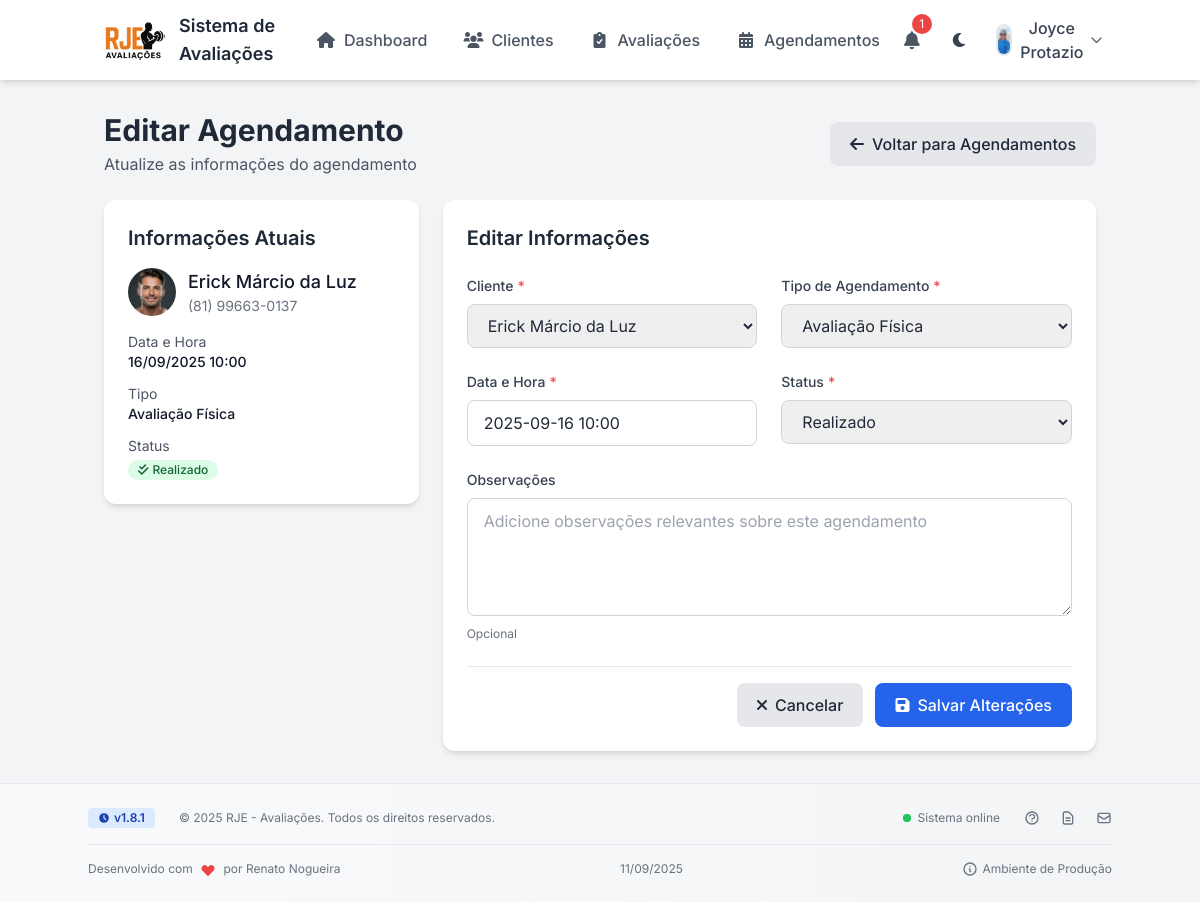
The page /pages/agendamentos/editar.php?id=9 (signed in) on the database its author committed.
### tables this page shows
CREATE TABLE usuarios (
                id INTEGER PRIMARY KEY AUTOINCREMENT,
                username TEXT UNIQUE NOT NULL,
                password TEXT NOT NULL,
                nome TEXT NOT NULL,
                email TEXT UNIQUE NOT NULL,
                created_at TIMESTAMP DEFAULT CURRENT_TIMESTAMP
            , telefone TEXT, especialidade TEXT, config_horario_abertura TEXT DEFAULT '08:00', config_horario_fechamento TEXT DEFAULT '18:00', config_duracao_padrao INTEGER DEFAULT 60, config_dias_trabalho TEXT DEFAULT '1,2,3,4,5', foto TEXT);

CREATE TABLE agendamentos (
                id INTEGER PRIMARY KEY AUTOINCREMENT,
                cliente_id INTEGER NOT NULL,
                data_agendamento DATETIME NOT NULL,
                tipo TEXT NOT NULL,
                status TEXT DEFAULT 'pendente',
                observacoes TEXT,
                created_at TIMESTAMP DEFAULT CURRENT_TIMESTAMP,
                usuario_id INTEGER,
                FOREIGN KEY (cliente_id) REFERENCES clientes(id),
                FOREIGN KEY (usuario_id) REFERENCES usuarios(id)
            );

CREATE TABLE clientes (
                id INTEGER PRIMARY KEY AUTOINCREMENT,
                nome TEXT NOT NULL,
                email TEXT,
                telefone TEXT,
                data_nascimento DATE,
                sexo TEXT,
                altura REAL,
                observacoes TEXT,
                foto TEXT,
                created_at TIMESTAMP DEFAULT CURRENT_TIMESTAMP,
                usuario_id INTEGER, codigo_acesso TEXT,
                FOREIGN KEY (usuario_id) REFERENCES usuarios(id)
            );

### pages/agendamentos/editar.php (the view, shortened to what the rows shown need)
<?php
require_once '../../includes/auth.php';
require_once '../../includes/db.php';
$agendamentoId = $_GET['id'];
$currentUserId = getCurrentUserId();
$stmt = $db->prepare("
    SELECT ag.*, c.nome as cliente_nome, c.telefone as cliente_telefone, c.foto as cliente_foto
    FROM agendamentos ag
    JOIN clientes c ON ag.cliente_id = c.id
    WHERE ag.id = :id AND ag.usuario_id = :usuario_id
");
$stmt->bindValue(':id', $agendamentoId);
$stmt->bindValue(':usuario_id', $currentUserId);
$result = $stmt->execute();
$agendamento = $result->fetchArray(SQLITE3_ASSOC);
$clientes = [];
$result = $db->query("SELECT id, nome FROM clientes WHERE usuario_id = $currentUserId ORDER BY nome ASC");
while ($row = $result->fetchArray(SQLITE3_ASSOC)) {
    $clientes[] = $row;
}
function formatarDataHoraBR($dataHora)
{
    $data = new DateTime($dataHora);
    return $data->format('d/m/Y H:i');
}
?>
<?php include '../../includes/header.php'; ?>
<div class="container mx-auto px-4 py-8">
    <div class="flex flex-col md:flex-row md:justify-between md:items-center mb-6">
        <div>
            <h1 class="text-3xl font-bold text-gray-800 dark:text-white">Editar Agendamento</h1>
        </div>
    </div>
    <div class="grid grid-cols-1 lg:grid-cols-3 gap-6">
        <div class="lg:col-span-1">
            <div class="bg-white dark:bg-gray-800 rounded-xl shadow-md p-6 mb-6">
                <h2 class="text-xl font-semibold text-gray-800 dark:text-white mb-4">Informações Atuais</h2>
                <div class="flex items-center mb-4">
                    <?php if ($agendamento['cliente_foto']): ?>
                    <div class="flex-shrink-0 h-12 w-12">
                        <img class="h-12 w-12 rounded-full object-cover"
                            src="../../<?= htmlspecialchars($agendamento['cliente_foto']) ?>"
                            alt="<?= htmlspecialchars($agendamento['cliente_nome']) ?>">
                    </div>
                    <?php endif; ?>
                    <div class="ml-3">
                        <h3 class="text-lg font-medium text-gray-900 dark:text-white">
                            <?= htmlspecialchars($agendamento['cliente_nome']) ?></h3>
                        <p class="text-sm text-gray-500 dark:text-gray-400">
                            <?= htmlspecialchars($agendamento['cliente_telefone']) ?></p>
                    </div>
                </div>
                <div class="space-y-3">
                    <div>
                        <p class="text-sm text-gray-600 dark:text-gray-400">Data e Hora</p>
                        <p class="text-sm font-medium text-gray-900 dark:text-white">
                            <?= formatarDataHoraBR($agendamento['data_agendamento']) ?></p>
                    </div>
                    <div>
                        <p class="text-sm text-gray-600 dark:text-gray-400">Tipo</p>
                        <p class="text-sm font-medium text-gray-900 dark:text-white">
                            <?= htmlspecialchars($agendamento['tipo']) ?></p>
                    </div>
                    <div>
                        <p class="text-sm text-gray-600 dark:text-gray-400">Status</p>
                        <?php
                        $statusClasses = [
                            'pendente' => 'bg-yellow-100 dark:bg-yellow-900/30 text-yellow-800 dark:text-yellow-300',
                            'confirmado' => 'bg-blue-100 dark:bg-blue-900/30 text-blue-800 dark:text-blue-300',
                            'realizado' => 'bg-green-100 dark:bg-green-900/30 text-green-800 dark:text-green-300',
                            'cancelado' => 'bg-red-100 dark:bg-red-900/30 text-red-800 dark:text-red-300'
                        ];
                        $statusIcons = [
                            'pendente' => 'clock',
                            'confirmado' => 'check-circle',
                            'realizado' => 'check-double',
                            'cancelado' => 'times-circle'
                        ];
                        $statusText = [
                            'pendente' => 'Pendente',
                            'confirmado' => 'Confirmado',
                            'realizado' => 'Realizado',
                            'cancelado' => 'Cancelado'
                        ];
                        ?>
                        <span
                            class="inline-flex items-center px-2.5 py-0.5 rounded-full text-xs font-medium <?= $statusClasses[$agendamento['status']] ?>">
                            <i class="fas fa-<?= $statusIcons[$agendamento['status']] ?> mr-1"></i>
                            <?= $statusText[$agendamento['status']] ?>
                        </span>
                    </div>
                </div>
            </div>
        </div>
        <div class="lg:col-span-2">
            <div class="bg-white dark:bg-gray-800 rounded-xl shadow-md p-6">
                <h2 class="text-xl font-semibold text-gray-800 dark:text-white mb-6">Editar Informações</h2>
                <form method="POST" class="space-y-6">
                    <div class="grid grid-cols-1 md:grid-cols-2 gap-6">
                        <div>
                            <label for="cliente_id"
                                class="block text-sm font-medium text-gray-700 dark:text-gray-300 mb-2 flex items-center">
                                Cliente
                                <span class="text-red-500 ml-1">*</span>
                            </label>
                            <select id="cliente_id" name="cliente_id" required
                                class="w-full px-4 py-2.5 border border-gray-300 dark:border-gray-600 rounded-lg focus:ring-2 focus:ring-blue-500 focus:border-blue-500 transition-colors duration-200 dark:bg-gray-700 dark:text-white">
                                <?php foreach ($clientes as $cliente): ?>
                                <option value="<?= $cliente['id'] ?>"
                                    <?= ($agendamento['cliente_id'] == $cliente['id'] || (isset($_POST['cliente_id']) && $_POST['cliente_id'] == $cliente['id'])) ? 'selected' : '' ?>>
                                    <?= htmlspecialchars($cliente['nome']) ?>
                                </option>
                                <?php endforeach; ?>
                            </select>
                        </div>
                        <div>
                            <label for="tipo"
                                class="block text-sm font-medium text-gray-700 dark:text-gray-300 mb-2 flex items-center">
                                Tipo de Agendamento
                                <span class="text-red-500 ml-1">*</span>
                            </label>
                            <select id="tipo" name="tipo" required
                                class="w-full px-4 py-2.5 border border-gray-300 dark:border-gray-600 rounded-lg focus:ring-2 focus:ring-blue-500 focus:border-blue-500 transition-colors duration-200 dark:bg-gray-700 dark:text-white">
                                <option value="Avaliação Física"
                                    <?= ($agendamento['tipo'] === 'Avaliação Física' || (isset($_POST['tipo']) && $_POST['tipo'] === 'Avaliação Física')) ? 'selected' : '' ?>>
                                    Avaliação Física</option>
                            </select>
                        </div>
                        <div>
                            <label for="data_agendamento"
                                class="block text-sm font-medium text-gray-700 dark:text-gray-300 mb-2 flex items-center">
                                Data e Hora
                                <span class="text-red-500 ml-1">*</span>
                            </label>
                            <input type="text" id="data_agendamento" name="data_agendamento" required
                                class="w-full px-4 py-2.5 border border-gray-300 dark:border-gray-600 rounded-lg focus:ring-2 focus:ring-blue-500 focus:border-blue-500 transition-colors duration-200 dark:bg-gray-700 dark:text-white datetimepicker"
                                value="<?= isset($_POST['data_agendamento']) ? htmlspecialchars($_POST['data_agendamento']) : htmlspecialchars($agendamento['data_agendamento']) ?>"
                                placeholder="Selecione a data e hora">
                        </div>
                        <div>
                            <label for="status"
                                class="block text-sm font-medium text-gray-700 dark:text-gray-300 mb-2 flex items-center">
                                Status
                                <span class="text-red-500 ml-1">*</span>
                            </label>
                            <select id="status" name="status" required
                                class="w-full px-4 py-2.5 border border-gray-300 dark:border-gray-600 rounded-lg focus:ring-2 focus:ring-blue-500 focus:border-blue-500 transition-colors duration-200 dark:bg-gray-700 dark:text-white">
                                <option value="realizado"
                                    <?= ($agendamento['status'] === 'realizado' || (isset($_POST['status']) && $_POST['status'] === 'realizado')) ? 'selected' : '' ?>>
                                    Realizado</option>
                            </select>
                        </div>
                    </div>
                </form>
            </div>
        </div>
    </div>
</div>
<?php include '../../includes/footer.php'; ?>

### includes/header.php (shortened to what the rows shown need)
<!DOCTYPE html>
<html lang="pt-BR" class="light">
<head>
    <script src="https://cdn.tailwindcss.com"></script>
    <link rel="stylesheet" href="https://cdn.jsdelivr.net/npm/flatpickr/dist/flatpickr.min.css">
    <link rel="stylesheet" href="https://cdnjs.cloudflare.com/ajax/libs/font-awesome/6.0.0/css/all.min.css">
</head>
<body class="bg-gray-100 dark:bg-dark-900 text-gray-800 dark:text-gray-200 transition-colors duration-200">
    <header class="bg-white dark:bg-dark-800 shadow-md sticky top-0 z-30">
        <div class="container mx-auto px-4 py-3 flex justify-between items-center">
            <div class="flex items-center">
                <h1 class="ml-3 text-lg font-semibold hidden md:block">Sistema de Avaliações</h1>
            </div>
            <div class="flex items-center gap-4">
                <div class="relative">
                    <button id="user-menu"
                        class="flex items-center space-x-2 focus:outline-none p-1 rounded-md hover:bg-gray-100 dark:hover:bg-dark-700 transition-colors"
                        aria-label="Menu do usuário">
                        <?php
                        $fotoUsuario = '';
                        if (isset($_SESSION['user_id'])) {
                            $stmt = $db->prepare("SELECT foto FROM usuarios WHERE id = :id");
                            $stmt->bindValue(':id', $_SESSION['user_id'], SQLITE3_INTEGER);
                            $result = $stmt->execute();
                            $usuario = $result->fetchArray(SQLITE3_ASSOC);
                            $fotoUsuario = $usuario['foto'] ?? '';
                        }
                        ?>
                        <?php if (!empty($fotoUsuario)): ?>
                        <img src="<?= BASE_URL ?>/../uploads/<?= htmlspecialchars($fotoUsuario) ?>"
                            alt="Foto do usuário"
                            class="h-8 w-8 rounded-full object-cover border-2 border-gray-200 dark:border-dark-600">
                        <?php endif; ?>
                        <span
                            class="text-gray-700 dark:text-gray-300 font-medium hidden lg:block"><?php echo htmlspecialchars($_SESSION['username']); ?></span>
                        <i class="fas fa-chevron-down text-gray-500 dark:text-gray-400 text-xs"></i>
                    </button>
                </div>
            </div>
        </div>
    </header>

### rows shown on the page
usuarios: foto (picture)
agendamentos: cliente.foto (picture), cliente.nome "Erick Márcio da Luz", cliente.telefone "(81) 99663-0137", data_agendamento "16/09/2025 10:00", tipo "Avaliação Física", status "Realizado", cliente_id "Erick Márcio da Luz", data_agendamento "2025-09-16 10:00"

### other values the page prints
$unreadCount "1"
$_SESSION['username'] "Joyce Protazio"
